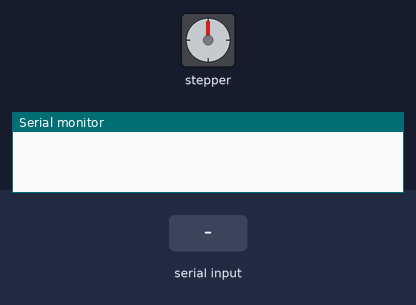
The sketch below on a simulated Arduino Uno, built with avr-gcc and run on an emulated ATmega328P. Parts: stepper motor, the last lines printed to the serial monitor. Wiring (inferred from the names in the program): stepper motor driver (200 steps per turn assumed): step pin 2; direction pin 3; enable pin 4. The inputs (shaded band) are chosen by the test bench.

Above: at 1.2 s.
1.3 s: "x90\n" received over Serial
2.8 s: "a90\n" received over Serial
At 4.0 s:
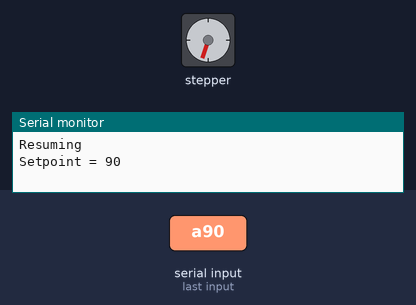
4.3 s: "a,45\n" received over Serial
At 5.2 s:
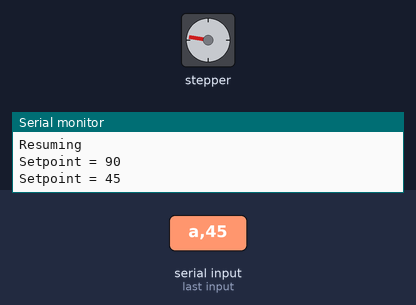
5.8 s: "m90\n" received over Serial
At 6.5 s:
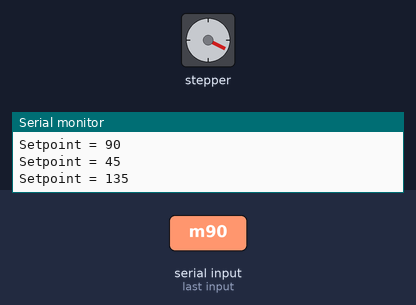
7.3 s: "m,45\n" received over Serial
At 8.5 s:
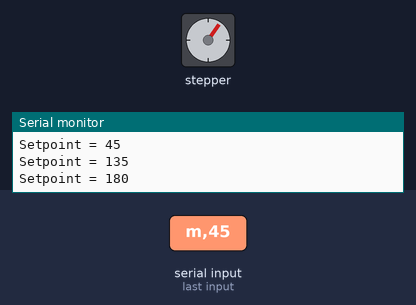
8.8 s: "m90\n" received over Serial
At 10.0 s:
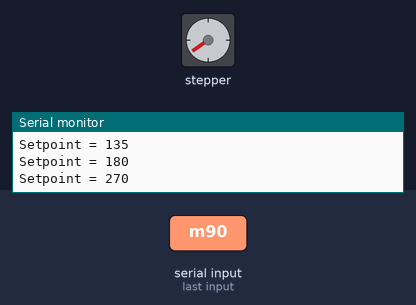
Timing chart, 0 to 11.3 s (numbered marks = the images above; inputs shaded):
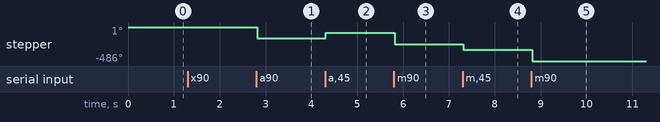

The sketch:

serial_control.ino
```cpp
/* Perfect Settings:
 * 1/32 microstepping (6400 pulses/rev)
 * 0.5A is more than enough for moving an iPhone
 * vertically but more current may be needed for
 * a larger camera. Motors are stone-cold @ 0.5A
 *
 * Full travel is rougly 100,000 pulses.
 * Maximum speed is about 15 microseconds between
 * pulses.
 */

#define enPin 4
#define dirPin 3
#define stepPin 2
long setpoint = 0;
long current = 0;
int speed = 50;
bool kill = true;

void setup() {
  // Declare pins as output:
  pinMode(enPin, OUTPUT);
  pinMode(stepPin, OUTPUT);
  pinMode(dirPin, OUTPUT);
  digitalWrite(dirPin, LOW);
  Serial.begin(9600);
}

void loop() {
  while (Serial.available() > 0) {
    if (Serial.peek() == 'x') {
      kill = !kill;
      Serial.println(kill ? "Stopping" : "Resuming");
    } else if (Serial.peek() == 'a') {
      Serial.read();
      setpoint = Serial.parseInt();
      Serial.print("Setpoint = ");
      Serial.println(setpoint);
    } else if (Serial.peek() == 'm') {
      Serial.read();
      setpoint += Serial.parseInt();
      Serial.print("Setpoint = ");
      Serial.println(setpoint);
    } else if (Serial.peek() == 's') {
      Serial.read();
      speed = Serial.parseInt();
      Serial.print("Speed = ");
      Serial.println(speed);
    } else if (Serial.peek() == 'c') {
      setpoint = 0;
      current = 0;
      Serial.println("Home");
    }
    flush();
  }

  if (!kill) {
    digitalWrite(enPin, LOW);
    if (setpoint > current) {
      digitalWrite(dirPin, LOW);
      digitalWrite(stepPin, HIGH);
      delayMicroseconds(speed);
      digitalWrite(stepPin, LOW);
      delayMicroseconds(speed);
      current++;
    }
    else if (setpoint < current) {
      digitalWrite(dirPin, HIGH);
      digitalWrite(stepPin, HIGH);
      delayMicroseconds(speed);
      digitalWrite(stepPin, LOW);
      delayMicroseconds(speed);
      current--;
    }
  }
  if(kill)
    digitalWrite(4, HIGH);
}

void flush() {
  while (Serial.available() > 0) {
    char t = Serial.read();
  }
}
```

Measured:
- after the input at 2.8 s, stepper: goes -1° 0.01 s, then -162°, starting at once
- after the input at 4.3 s, stepper: turns 81° clockwise, starting at once
- after the input at 5.8 s, stepper: goes -82° 0.01 s, then -243°, starting at once
- after the input at 7.3 s, stepper: turns 81° counter-clockwise, starting at once
- after the input at 8.8 s, stepper: goes -325° 0.01 s, then -486°, starting at once
